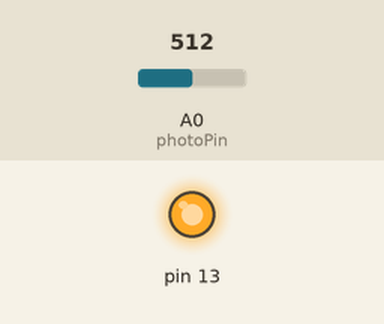
Simulated run of this sketch. Board: Arduino Uno, built with avr-gcc and run on an emulated ATmega328P. Parts: output pins drawn as LEDs (lit = HIGH). The test bench sets the inputs (shaded band); at power-on: A0 (photoPin) = 512. What the sketch prints to the serial monitor is not drawn.

Above: at 0.1 s.
Timing chart, 0 to 1.6 s (numbered marks = the images above):
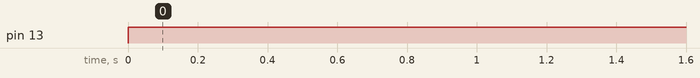

Measured:
- by itself, pin 13: LOW → HIGH at 0.00 s

The sketch:

photosensor.ino
```cpp
/*
  arduino to processing photosensor thing

 draws colour that changes based on a changing analog input

 circuit:
 * photoresistor on analog 0 to 5V
 * 4.7K resistor on analog 0 to ground

*/


int photoPin = A0;


void setup() {
  // initialize serial communications (for debugging only):
  Serial.begin(9600);
   pinMode(13, OUTPUT);
}

void loop() {
  digitalWrite(13, HIGH);   // set the LED on
  // read the sensor:
  int photoVal = analogRead(photoPin);

  // map the val of photosensor to the range of the colours.
  // change the minimum and maximum input numbers below
  // depending on the range your sensor's giving:
  int val = map(photoVal, 250, 670, 0, 255);

  //print the value to the serial output
  Serial.println(val);

}
```
